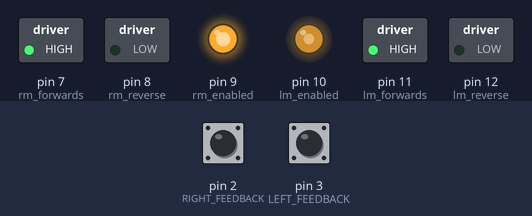
The sketch below on a simulated Arduino Uno, built with avr-gcc and run on an emulated ATmega328P. On the bench: switched loads named in the sketch (green lamp = pin HIGH), output pins drawn as LEDs (lit = HIGH). The test bench sets the inputs (shaded band); at power-on: pin 2 (RIGHT_FEEDBACK) LOW, pin 3 (LEFT_FEEDBACK) LOW. What the sketch prints to the serial monitor is not drawn. At 10.0 s the program stops and its outputs stay as they are.

Above: at 1.2 s.
1.3 s: pin 2 (RIGHT_FEEDBACK) pulled HIGH for 0.15 s
At 1.7 s:
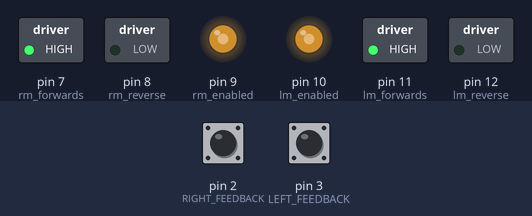
4.3 s: pin 3 (LEFT_FEEDBACK) pulled HIGH for 0.15 s
At 11.1 s:
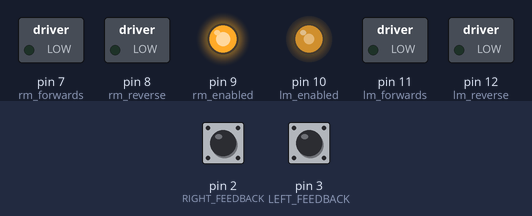
Timing chart, 0 to 11.5 s (numbered marks = the images above; inputs shaded):
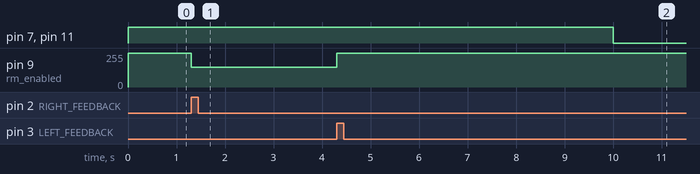

Measured:
- after the input at 1.3 s, pin 9 (rm_enabled): 255/255 → 150/255 at once
- after the input at 4.3 s, pin 9 (rm_enabled): 150/255 → 255/255 after 0.01 s instead of 5.8 s

The sketch:

story5.ino
```cpp
int rm_enabled = 9;//ENB
int lm_enabled = 10;//ENA
int rm_reverse = 8; //IN3
int lm_forwards = 11;//IN2
int rm_forwards = 7; //IN4
int lm_reverse = 12; //IN1

const int RIGHT_FEEDBACK = 2;
const int LEFT_FEEDBACK = 3;

volatile int leftcounter = 0;
volatile int rightcounter = 0;

int l_speed = 150;
int r_speed = 255;


void setup() {
  Serial.begin(115200);

  pinMode(rm_enabled, OUTPUT);
  pinMode(lm_enabled, OUTPUT);

  pinMode(rm_reverse, OUTPUT);
  pinMode(lm_forwards, OUTPUT);

  pinMode(rm_forwards, OUTPUT);
  pinMode(lm_reverse, OUTPUT);

  attachInterrupt(digitalPinToInterrupt(LEFT_FEEDBACK), LeftMotorISR, RISING);
  attachInterrupt(digitalPinToInterrupt(RIGHT_FEEDBACK), RightMotorISR, RISING);

  enabled(true);


}

void forward(bool input) { //fowards on/off
  if (input == true){
   digitalWrite(lm_forwards, HIGH);
   digitalWrite(rm_forwards, HIGH);
  }else{
  digitalWrite(lm_forwards, LOW);
  digitalWrite(rm_forwards, LOW);
  }
}

void enabled(bool input) { //enables both motors at high or low
  if (input == true){
   analogWrite(lm_enabled, l_speed);
   analogWrite(rm_enabled, r_speed);
  }else{
  digitalWrite(lm_enabled, LOW);
  digitalWrite(rm_enabled, LOW);
  }
}

void reverse(bool input) { //reverse on/off
  if (input == true){
   digitalWrite(lm_reverse, HIGH);
   digitalWrite(rm_reverse, HIGH);
  }else{
  digitalWrite(lm_reverse, LOW);
  digitalWrite(rm_reverse, LOW);
  }
}


void go() {  //the logic for the given problem/story
  enabled(true);
  forward(true);

  //Compensate for right-drift when correcting the rover

   if(leftcounter > rightcounter) {
     turn(250, 100, r_speed); // turn left
     digitalWrite(LED_BUILTIN, HIGH);
   }else if (rightcounter > leftcounter) {
     turn(250, l_speed, 150); //turn right
     digitalWrite(LED_BUILTIN, HIGH);
  } else {
    digitalWrite(LED_BUILTIN, LOW);
  }

}

void debugCounters() //outputs the numbers stored under each counter
{
  Serial.print("Left ctr: ");
  Serial.print(leftcounter);

  Serial.print(" - Right ctr: ");
  Serial.println(rightcounter);
}

void turn(int D,int lm_speed,int rm_speed){
  analogWrite(rm_enabled, rm_speed);
  analogWrite(lm_enabled, lm_speed);
  forward(true);
  delay(D);
  enabled(true);

}

void loop() {
  debugCounters();

  go();
  if(millis() >= 10000)
  {
    Serial.println("Stopped");
    forward(false);
    exit(0);
  }

}

void LeftMotorISR() {
  leftcounter++;
}

void RightMotorISR(){
  rightcounter++;
}
```
